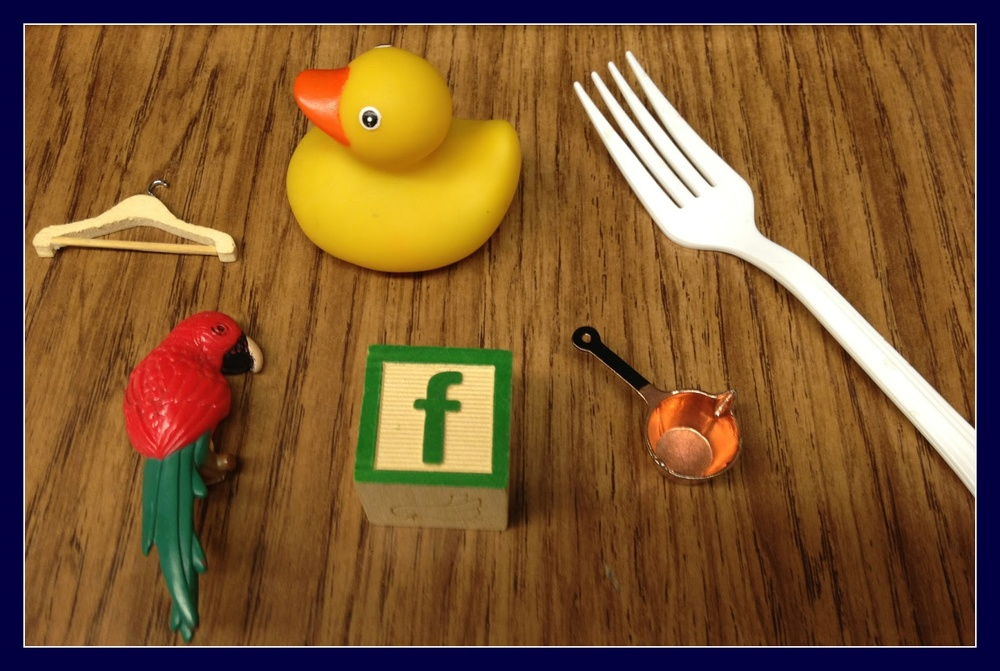
//> input picture C++_imageProcessing/images/object.JPG, 1000 x 671 px, shrunk from 1600 x 1074 before the run
$ ./4_flipping   (built with g++ and OpenCV 4)
//> lines starting //> are read from the running program, lines starting //| are printed output that depends on the picture
#include <opencv2/opencv.hpp>
#include <iostream>

int main()
{
    // Read the image
    cv::Mat src = cv::imread("F:/My_projects/Learning/C++_imageProcessing/images/object.jpg");
//> src is the input picture: 671 rows x 1000 cols, CV_8UC3; mean B, G, R 47.8, 86, 124.1
    if (src.empty())
    {
        std::cerr << "Error: Could not open or find the image.\n";
        return -1;
    }

    // Destination matrices
    cv::Mat flippedHorizontally;
    cv::Mat flippedVertically;
    cv::Mat flippedBoth;

    // Flip the image horizontally (flipCode = 1)
    cv::flip(src, flippedHorizontally, 1);
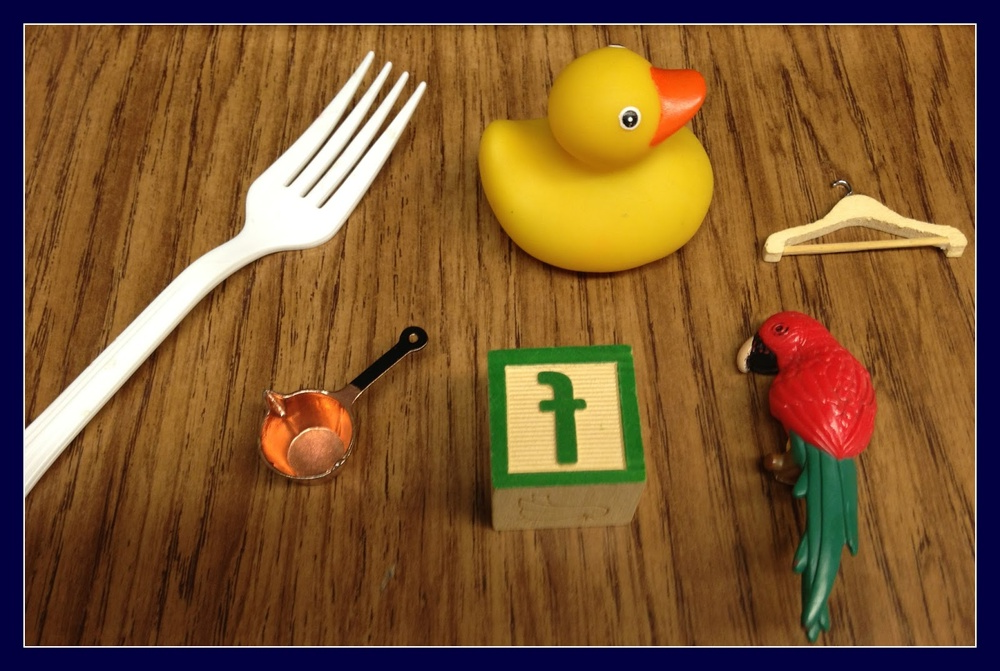
//> flippedHorizontally: 671 rows x 1000 cols, CV_8UC3; mean B, G, R 47.8, 86, 124.1

    // Flip the image vertically (flipCode = 0)
    cv::flip(src, flippedVertically, 0);
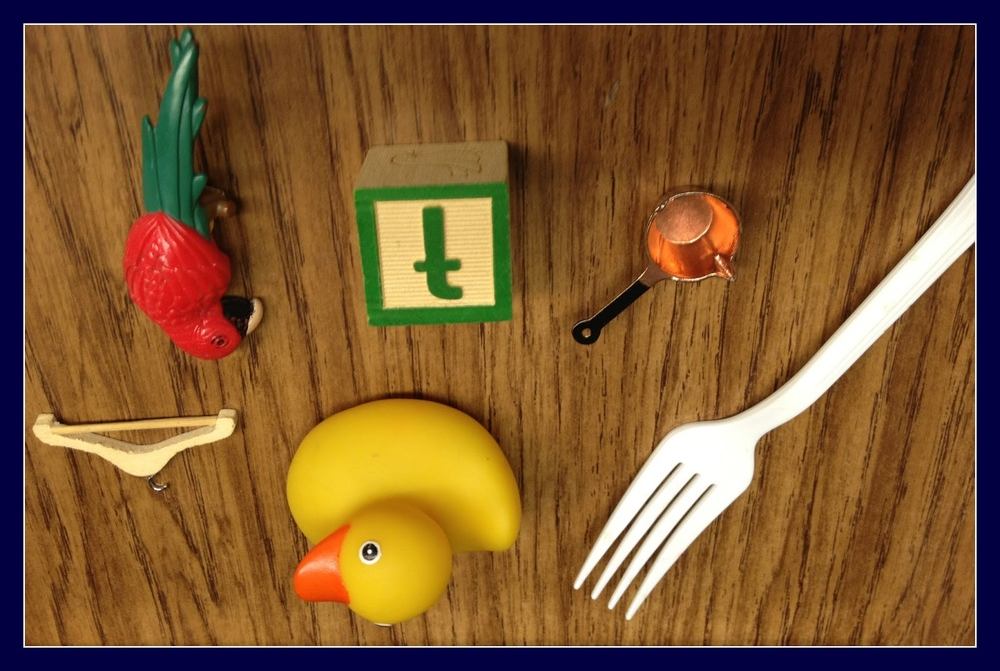
//> flippedVertically: 671 rows x 1000 cols, CV_8UC3; mean B, G, R 47.8, 86, 124.1

    // Flip the image both horizontally and vertically (flipCode = -1)
    cv::flip(src, flippedBoth, -1);
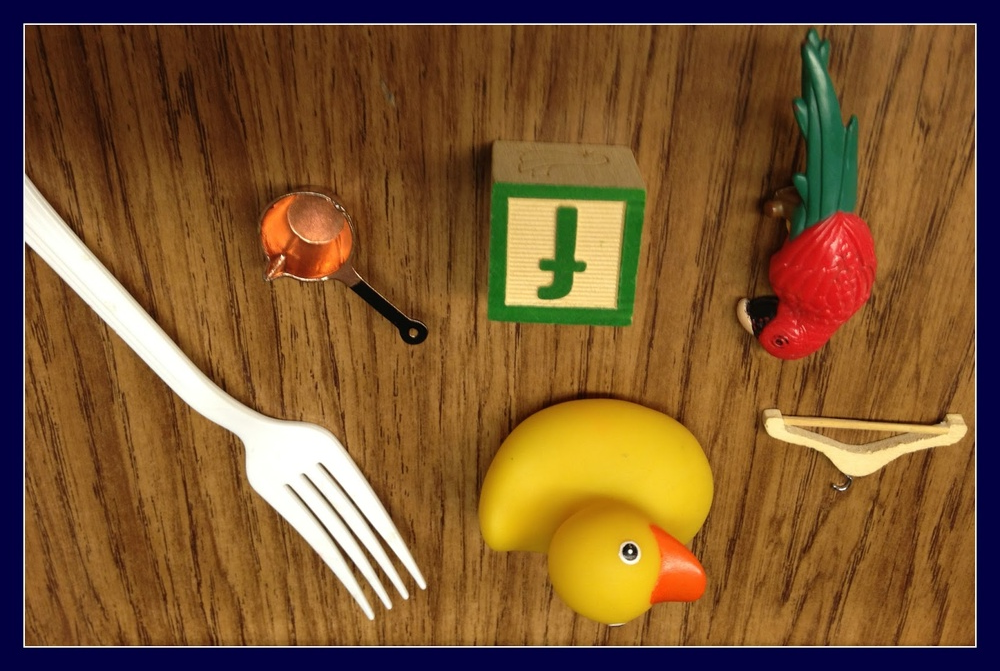
//> flippedBoth: 671 rows x 1000 cols, CV_8UC3; mean B, G, R 47.8, 86, 124.1

    // Display the results
    cv::imshow("Original Image", src);
    cv::imshow("Flipped Horizontally", flippedHorizontally);
    cv::imshow("Flipped Vertically", flippedVertically);
    cv::imshow("Flipped Both", flippedBoth);
    cv::waitKey(0);

    return 0;
}

$ run again, with C++_imageProcessing/images/nature.jpg copied over C++_imageProcessing/images/object.JPG
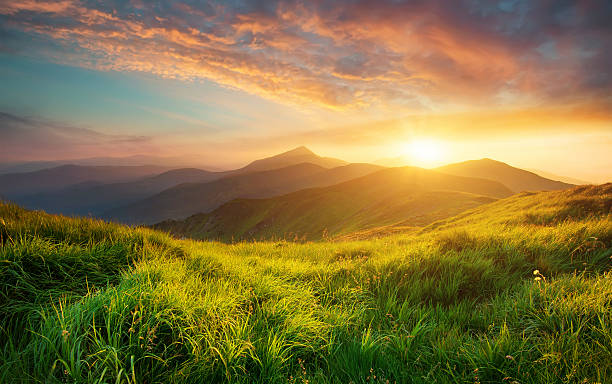
//> input picture C++_imageProcessing/images/nature.jpg, 612 x 384 px
//> src is the input picture: 384 rows x 612 cols, CV_8UC3; mean B, G, R 66.6, 117.5, 134.5
//> `cv::flip(src, flippedVertically, 0);`:
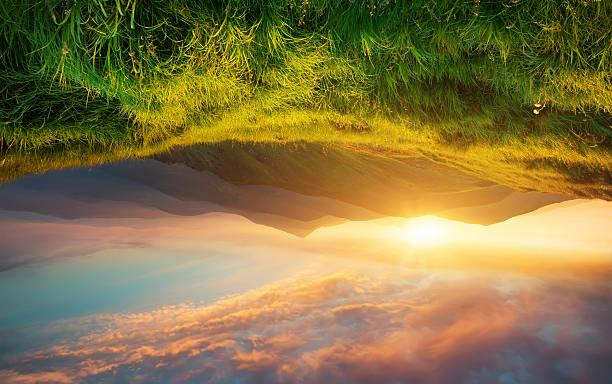
//> flippedVertically: 384 rows x 612 cols, CV_8UC3; mean B, G, R 66.6, 117.5, 134.5
//> `cv::flip(src, flippedBoth, -1);`:
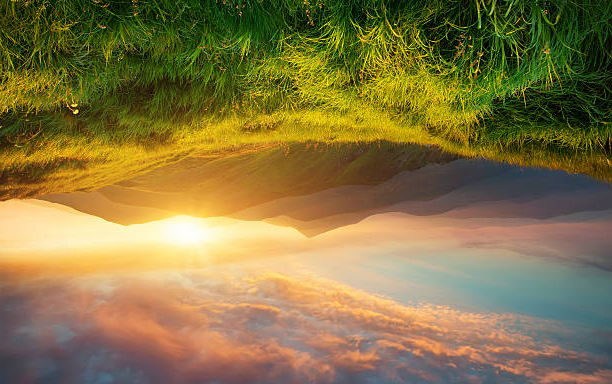
//> flippedBoth: 384 rows x 612 cols, CV_8UC3; mean B, G, R 66.6, 117.5, 134.5
